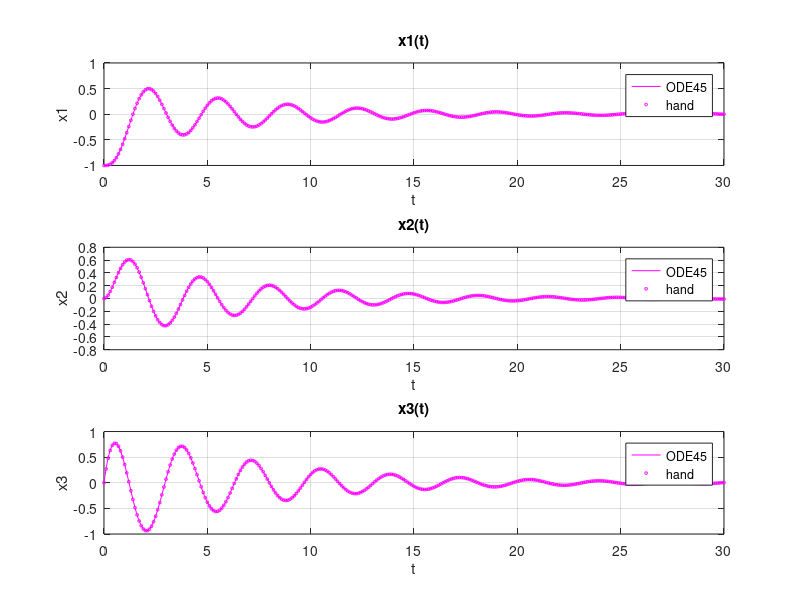

This figure's MATLAB source:
clear, clc, close all

time = 0:0.1:30;

hand_x1 = -0.590158 * exp(-1.71135 * time) - 0.409842 * exp(-0.144327 * time) .* cos(1.86686 * time) - 0.572697 * exp(-0.144327 * time) .* sin(1.86686 * time);
hand_x2 = 0.504999 * exp(-1.71135 * time) - 0.504999 * exp(-0.144327 * time) .* cos(1.86686 * time) + 0.42387 * exp(-0.144327 * time) .* sin(1.86686 * time);
hand_x3 = -0.864231 * exp(-1.71135 * time) + 0.864231 * exp(-0.144327 * time) .* cos(1.86686 * time) + 0.881586 * exp(-0.144327 * time) .* sin(1.86686 * time);

% ODE45 method

x10 = -1; x20 = 0; x30 = 0; tm = 30;
fun = @(t, x)[2 * x(2); x(3); -3 * x(1) - 4 * x(2) - 2 * x(3)];
[t, x] = ode45(fun, [0, tm], [x10, x20, x30]);

figure(1)
subplot(3, 1, 1)
plot(t, x(:, 1), 'm', time, hand_x1, 'om', 'MarkerSize', 2)
grid on
title('x1(t)')
legend('ODE45', 'hand')
xlabel('t'), ylabel('x1')
subplot(3, 1, 2)
plot(t, x(:, 2), 'm', time, hand_x2, 'om', 'MarkerSize', 2)
grid on
title('x2(t)')
legend('ODE45', 'hand')
xlabel('t'), ylabel('x2')
subplot(3, 1, 3)
plot(t, x(:, 3), 'm', time, hand_x3, 'om', 'MarkerSize', 2)
grid on
title('x3(t)')
legend('ODE45', 'hand')
xlabel('t'), ylabel('x3')
